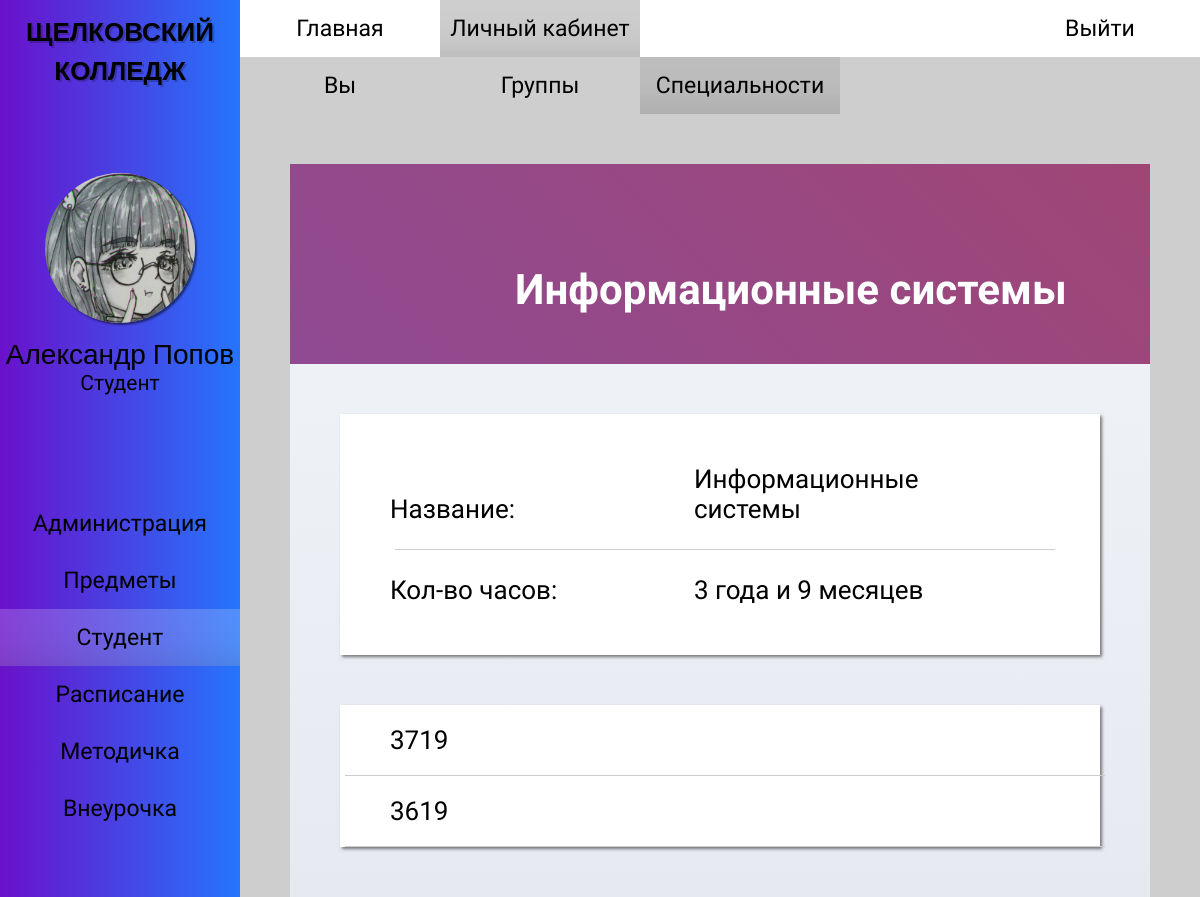
/student_speciality_profile.php?id=1 (signed in), run on the app's committed database.
### tables this page shows
CREATE TABLE `students` (
  `id_student` int(11) NOT NULL,
  `fio` varchar(50) NOT NULL,
  `id_group` int(11) NOT NULL,
  `date_of_birth` date NOT NULL,
  `phone_number` int(11) NOT NULL,
  `address` varchar(50) NOT NULL,
  `email` varchar(50) NOT NULL,
  `password` varchar(25) NOT NULL,
  `form_study` varchar(10) NOT NULL,
  `number_of_studencheskly` int(11) NOT NULL,
  `phone_numder_parents` varchar(15) NOT NULL,
  `f.i.o_parents` varchar(50) NOT NULL,
  `id_role` int(11) NOT NULL
);

CREATE TABLE `roles` (
  `id_role` int(11) NOT NULL,
  `name_role` varchar(50) NOT NULL
);

CREATE TABLE `specialnost` (
  `id_specialization` int(11) NOT NULL,
  `name_specialization` varchar(50) NOT NULL,
  `srok_obycheniya` varchar(20) NOT NULL
);

CREATE TABLE `groups` (
  `id_group` int(11) NOT NULL,
  `number_group` varchar(13) NOT NULL,
  `id_specialization` int(11) NOT NULL,
  `date_zachislenia` date NOT NULL,
  `classroom_teacher` int(11) NOT NULL,
  `form_of_study` varchar(10) NOT NULL
);

### student_speciality_profile.php (the view, shortened to what this page needs)
<?
require_once 'php/connection.php';
$speciality_id = $_GET['id'];
$query_speciality_info = "SELECT name_specialization, srok_obycheniya FROM specialnost WHERE id_specialization = '$speciality_id';";
$result_speciality_info = mysqli_query($link, $query_speciality_info);
$data_speciality_info = mysqli_fetch_row($result_speciality_info);
$speciality_name = $data_speciality_info[0];
$speciality_srok = $data_speciality_info[1];
$query_group_list  = "SELECT id_group, number_group FROM groups WHERE id_specialization = '$speciality_id'";
$result_group_list = mysqli_query($link, $query_group_list);
$user_id = $_SESSION['id_user'];
$query_user_info = "SELECT fio, name_role FROM students, roles WHERE students.id_role = roles.id_role AND id_student = '$user_id'";
$result_user_info = mysqli_query($link, $query_user_info);
$data_user_info = mysqli_fetch_row($result_user_info);
$user_fio = $data_user_info[0];
$user_fio = explode(' ', $user_fio);
?>
<!DOCTYPE html>
<html>
<head>
    <link rel="stylesheet" href="styles/style_admin.css">
    <link rel="stylesheet" href="styles/contents/style_student-speciality_profile.css">
    <link rel="stylesheet" href="styles/style_adaptability.css">
    <link rel="stylesheet" href="styles/contents/style_profile.css">
</head>
<body>
    <div id="main-wrapper">
        <div id="wrapper-one">
            <div id="side-bar">
                <div class="hm-logo">
                    <h2> <a href="index.php"> ЩЕЛКОВСКИЙ <br> КОЛЛЕДЖ </a> </h2>
                </div>
                <div class="sb-profile">
                    <img src="images/avatar.jpg">
                    <? echo " <p class='sb-name'> $user_fio[1] $user_fio[0] </p>"; ?>
                    <? echo "<p class='sb-role'> $data_user_info[1] </p>"; ?>
                </div>
                <div class="sb-menu">
                    <ul>
                        <li> <a href="administration.php"> Администрация </a> </li>
                        <li> <a href="subject.php"> Предметы </a> </li>
                        <li> <a href="student_you.php" id="sb-menu_active"> Студент </a> </li>
                        <li> <a href="schedule.php"> Расписание </a> </li>
                        <li> <a href="metodichka.php"> Методичка </a> </li>
                        <li> <a href="vneurochka.php"> Внеурочка </a> </li>
                    </ul>
                </div>
            </div>
        </div>
        <div id="wrapper-two">
            <div id="header-menu">
                <div class="hm-menu">
                    <ul>
                        <li> <a href="index.php"> Главная </a> </li>
                        <li> <a href="student_you.php" id="hm-menu_active"> Личный кабинет</a> </li>
                    </ul>
                </div>
                <div class="hm-login">
                    <a href="php/logout.php"> Выйти </a>
                </div>
            </div>
            <div id="nav-menu">
                <ul>
                    <li> <a href="student_you.php"> Вы </a> </li>
                    <li> <a href="student_group.php"> Группы </a> </li>
                    <li> <a href="student_specialty.php" id="nav-menu_active"> Специальности </a> </li>
                </ul>
            </div>
            <div id="content">
                <div id="profile">
                    <div class='p-background'>
                        <? echo "<h2 class='b-name'> $speciality_name </h2>"; ?>
                    </div>
                    <div class='info-background'>
                        <div class="item-info">
                            <p> Название: </p>
                            <? echo "<p> $speciality_name </p>" ?>
                            <hr>
                            <p> Кол-во часов: </p>
                            <? echo "<p> $speciality_srok </p>" ?>
                        </div>
                        <div class="items">
                            <form method="GET" action="student_group_profile.php">
                                <?
                                while ($data_group_list = mysqli_fetch_row($result_group_list))
                                {
                                    echo "
                                    <p class='text-p' style='width: 100%;'> $data_group_list[1] <input class='p-button' type='submit' name='id' value='$data_group_list[0]'> </p>";
                                    echo "<hr>";
                                }
                                ?>
                            </form>
                        </div>
                    </div>
                </div>
            </div>
        </div>
    </div>
</body>
</html>

### styles/style_admin.css (style rules this page uses)
* { box-sizing: border-box; margin: 0; padding: 0; }
html, head, body, #main-wrapper { font-family: "PT Sans Narrow", sans-serif, "Roboto", sans-serif, "Oswald", sans-serif; overflow-y: hidden; height: 100% !important; min-height: 100%; background-color: #CECECE; }
#wrapper-one { float: left; width: 20%; min-height: 100%; }
#wrapper-two { float: right; overflow-y: scroll; width: 80%; min-height: 100%; }
#wrapper-one { position: relative; z-index: 15; float: left; overflow: hidden; overflow: scroll; width: 20%; height: 100%; background-image: linear-gradient(to right, #6A11CB 0%, #2575FC 100%); -ms-overflow-style: none; scrollbar-width: none; }
.hm-logo h2 { font-family: "Oswald", sans-serif; font-size: 26px; padding: 10px 0; text-align: center; text-shadow: 2px 2px 0 rgba(0,0,0,0.2); }
.sb-profile img { display: block; width: 150px; height: 150px; margin: 75px auto 15px auto; border-radius: 100%; box-shadow: 2px 2px 2px 0 rgba(0,0,0,0.5); }
.sb-profile .sb-name { font-family: "Roboto", sans-serif; font-size: 28px; text-align: center; }
.sb-profile .sb-role { font-size: 21px; text-align: center; }
.sb-menu { display: flex; flex-direction: column; padding: 100px 0; }
.sb-menu ul { display: flex; flex-direction: column; width: 100%; list-style-type: none; }
.sb-menu a { font-size: 23px; display: block; width: 100%; padding: 15px 0 15px 0; transition: 0.3s linear; text-align: center; text-decoration: none; color: black; }
.sb-menu a:hover, #sb-menu_active { transition: 0.2s linear; background-color: rgba(255,255,255,0.2); box-shadow: 0 -75px 85px -130px rgba(0,0,0,0.85) inset; }
#header-menu { display: flex; background-color: white; flex-wrap: wrap; }
.hm-menu { display: flex; flex-wrap: wrap; }
.hm-menu ul { display: flex; width: 100%; list-style-type: none; flex-wrap: wrap; }
.hm-menu a { font-size: 23px; display: block; width: 100%; min-width: 200px; padding: 15px 0 15px 0; transition: 0.3s linear; text-align: center; text-decoration: none; color: black; }
.hm-menu a:hover, #hm-menu_active { transition: 0.2s linear; background-color: #CECECE; box-shadow: 0 -75px 85px -130px rgba(0,0,0,0.85) inset; }
.hm-login { margin-left: auto; }
.hm-login a { font-size: 23px; display: block; min-width: 200px; padding: 15px 0 15px 0; transition: 0.3s linear; text-align: center; text-decoration: none; color: black; background-color: white; }
.hm-logo a { text-decoration: none; color: black; }
#nav-menu { display: flex; background-color: #CECECE; flex-wrap: wrap; }
#nav-menu ul { font-size: 23px; display: flex; width: 100%; list-style-type: none; flex-wrap: wrap; }
#nav-menu a { display: block; width: 100%; min-width: 200px; padding: 15px 0 15px 0; transition: 0.3s linear; text-align: center; text-decoration: none; color: black; }
#nav-menu a:hover, #nav-menu_active { transition: 0.2s linear; background-color: #BDBDBD; box-shadow: 0 -75px 85px -130px rgba(0,0,0,0.85) inset; }
#content { padding: 50px; }
.text-p { font-size: 26px; position: relative; width: 100%; padding: 16px 0px; transition: 0.2s linear; text-indent: 50px; }

### styles/contents/style_student-speciality_profile.css (style rules this page uses)
#content #profile .info-background .item-info { padding: 50px; background-color: white; box-shadow: 2px 2px 3px 0 rgba(0,0,0,0.5); }
#content #profile .info-background p { font-size: 26px; display: inline-block; width: 300px; }
#content #profile .info-background .item-info hr { width: 100%; margin: 25px 5px; border: 0; border-bottom: 1px solid #CCCCCC; background: #999999; }
#content #profile .info-background .items hr { width: 100%; margin: 0 5px; border: 0; border-bottom: 1px solid #CCCCCC; background: #999999; }
.item-info { margin-bottom: 50px; }
.items { padding: 0px; background-color: white; box-shadow: 2px 2px 3px 0 rgba(0,0,0,0.5); }
.text-p { padding: 20px 0px; }

### styles/style_adaptability.css (style rules this page uses)
#main-wrapper { min-width: 800px; }
@media screen and (max-width: 1210px) { .hm-logo { width: 100%; } }
@media screen and (max-width: 1210px) { .hm-menu { align-items: center; justify-content: center; } }

### data on the page
students: fio "Александр", fio "Попов", id_role.name_role "Студент"
specialnost: name_specialization "Информационные системы", srok_obycheniya "3 года и 9 месяцев"
groups: number_group "3719"
groups: number_group "3619"
